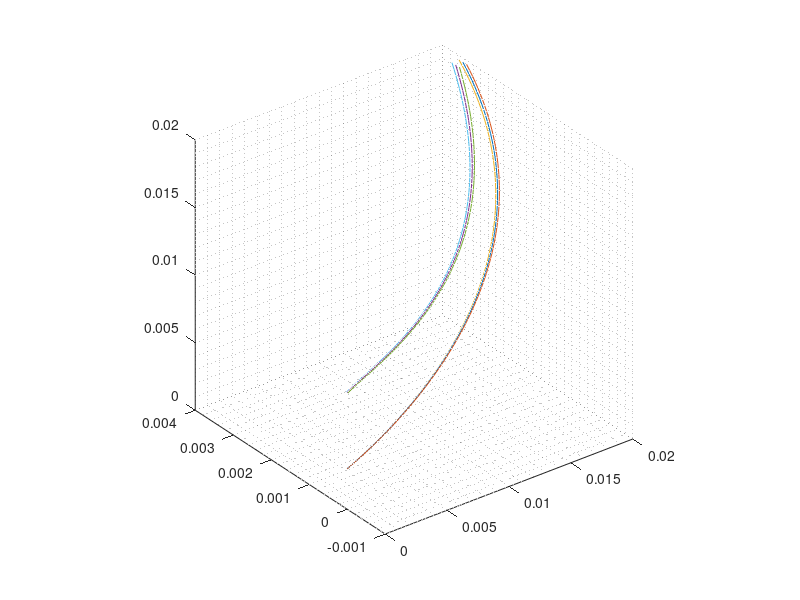

MATLAB code for this plot:
clear all
P01 = 101325;
T01 = 288;
k = 1.4;
Cp = 1005;
R = 287;
mu = 18.27e-6;
ka = 1e-5;

rcd = 2.15;
r1h = 3e-3;
r2 = 20e-3;
alpha2m = 65;
beta1h = 30;
Z = 12;
md = 20e-3;
betab2d = 15;

N = 150e3;

sigma = 1-sqrt(cosd(betab2d))/Z;
lamda = sigma/(1-(tand(betab2d)/tand(alpha2m)));
U1h = 2*pi*N*r1h/60;
Cm1 = U1h/tand(beta1h);
T1 = T01-Cm1^2/(2*Cp);
P1 = P01/(T01/T1)^(k/(k-1));
rho1 = P1/(R*T1);
A1 = md/(rho1*Cm1);
r1s = sqrt(A1/pi+r1h^2);
U1s = 2*pi*N*r1s/60;
U2 = 2*pi*N*r2/60;
Ctheta2m = lamda*U2;
Cm2 = Ctheta2m/tand(alpha2m);
P02 = rcd*P01;
a01 = sqrt(k*R*T01);
Mu = U2/a01;
T02 = T01*(1+(k-1)*lamda*Mu^2);
T2 = T02-Cm2^2/(2*Cp);
P2 = P02/(T02/T2)^(k/(k-1));
rho2 = P2/(R*T2);
A2 = md/(rho2*Cm2);
b2 = A2/(2*pi*r2);
etac = (rcd^((k-1)/k)-1)/(Mu^2*lamda*(k-1));

W1h = U1h/sind(beta1h);
W1s = sqrt(Cm1^2+U1s^2);
W2 = sqrt(Cm2^2 + (U2-Ctheta2m)^2);
a02 = sqrt(k*R*T02);
M1h = U1h/a01;
M1s = U1s/a01;
M2rel = W2/a02;

lc = 20e-3;
B0h = [0; r1h];
B1h = [0.2*lc; 0.2*r2];
B2h = [lc; 0.5*r2];
B3h = [lc; r2];
B0s = [0; r1s];
B1s = [0.2*lc; r1s];
B2s = [0.8*lc; 0.5*r2];
B3s = [(lc-b2); r2];

t = 0:0.01:1;
Ph = kron((1-t).^3, B0h) + kron(3*(1-t).^2.*t, B1h) + kron(3*(1-t).*t.^2, B2h) + kron(t.^3, B3h);
Ps = kron((1-t).^3, B0s) + kron(3*(1-t).^2.*t, B1s) + kron(3*(1-t).*t.^2, B2s) + kron(t.^3, B3s);

thh = 500e-3;
ths = 500e-3;
Phihsp = atand(0.5.*thh.*Ph(2, :));
Phissp = atand(0.5.*ths.*Ps(2, :));
%{
Phi0h
Phi1h
Phi2h
Phi3h
%}
Phih = 10*(t.^1);
Phis = 10*(t.^1);
n = 12;
Yhp = Ph(2, :).*cosd(Phih + 360*n/Z - Phihsp);
Yh = Ph(2, :).*cosd(Phih + 360*n/Z);
Yhs = Ph(2, :).*cosd(Phih + 360*n/Z + Phihsp);
Ysp = Ps(2, :).*cosd(Phis + 360*n/Z - Phissp);
Ys = Ps(2, :).*cosd(Phis + 360*n/Z);
Yss = Ps(2, :).*cosd(Phis + 360*n/Z + Phissp);

Zhp = Ph(2, :).*sind(Phih + 360*n/Z - Phihsp);
Zh = Ph(2, :).*sind(Phih + 360*n/Z);
Zhs = Ph(2, :).*sind(Phih + 360*n/Z + Phihsp);
Zsp = Ps(2, :).*sind(Phis + 360*n/Z - Phissp);
Zs = Ps(2, :).*sind(Phis + 360*n/Z);
Zss = Ps(2, :).*sind(Phis + 360*n/Z + Phissp);

plot3(Ph(1, :), Zh, Yh)
grid minor
hold on
plot3(Ph(1, :), Zhp, Yhp)
plot3(Ph(1, :), Zhs, Yhs)
plot3(Ps(1, :), Zs, Ys)
plot3(Ps(1, :), Zsp, Ysp)
plot3(Ps(1, :), Zss, Yss)
pbaspect([1 1 1])